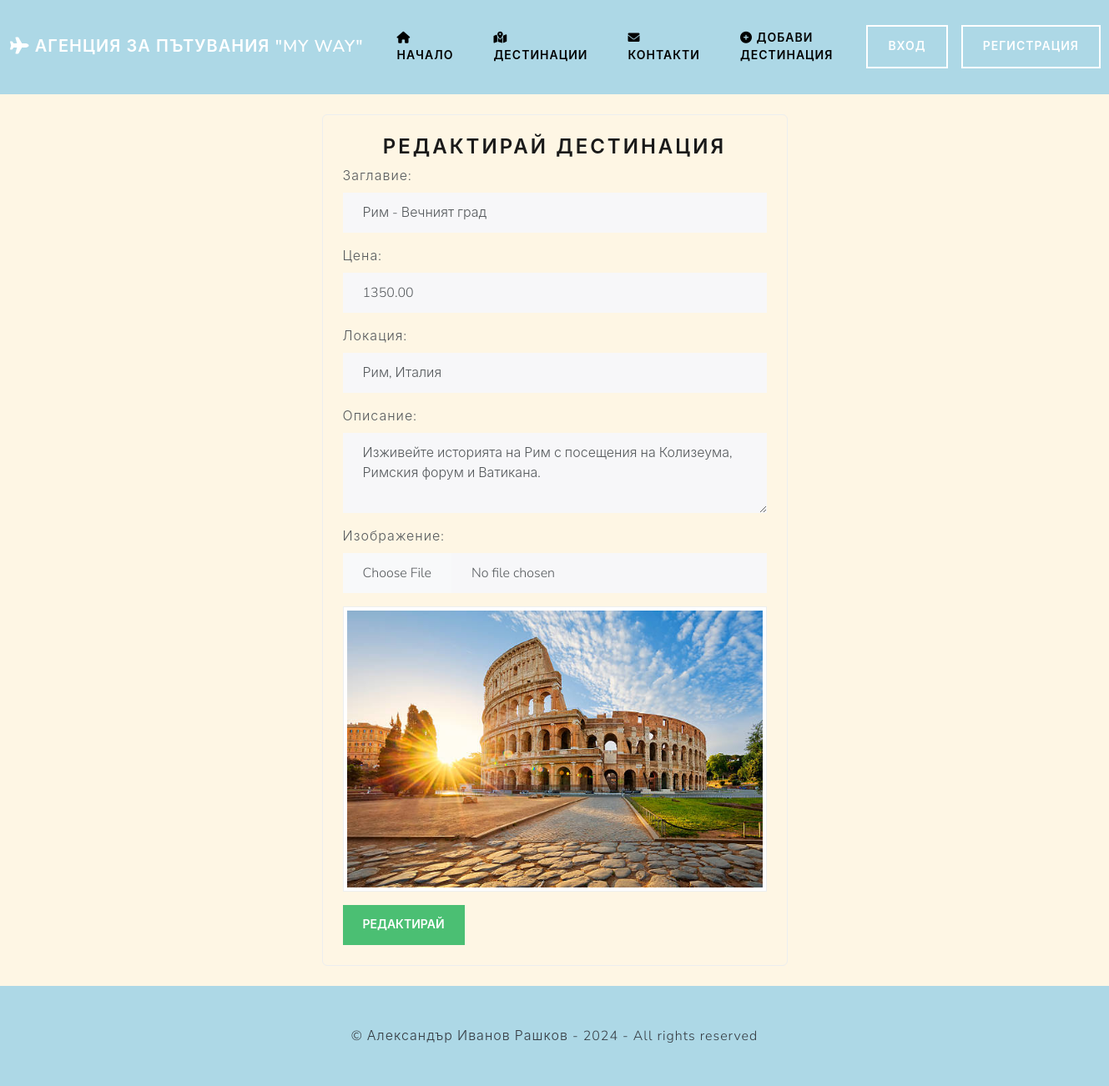
Page /?page=edit_destination&destination_id=6 on the earlier database version.
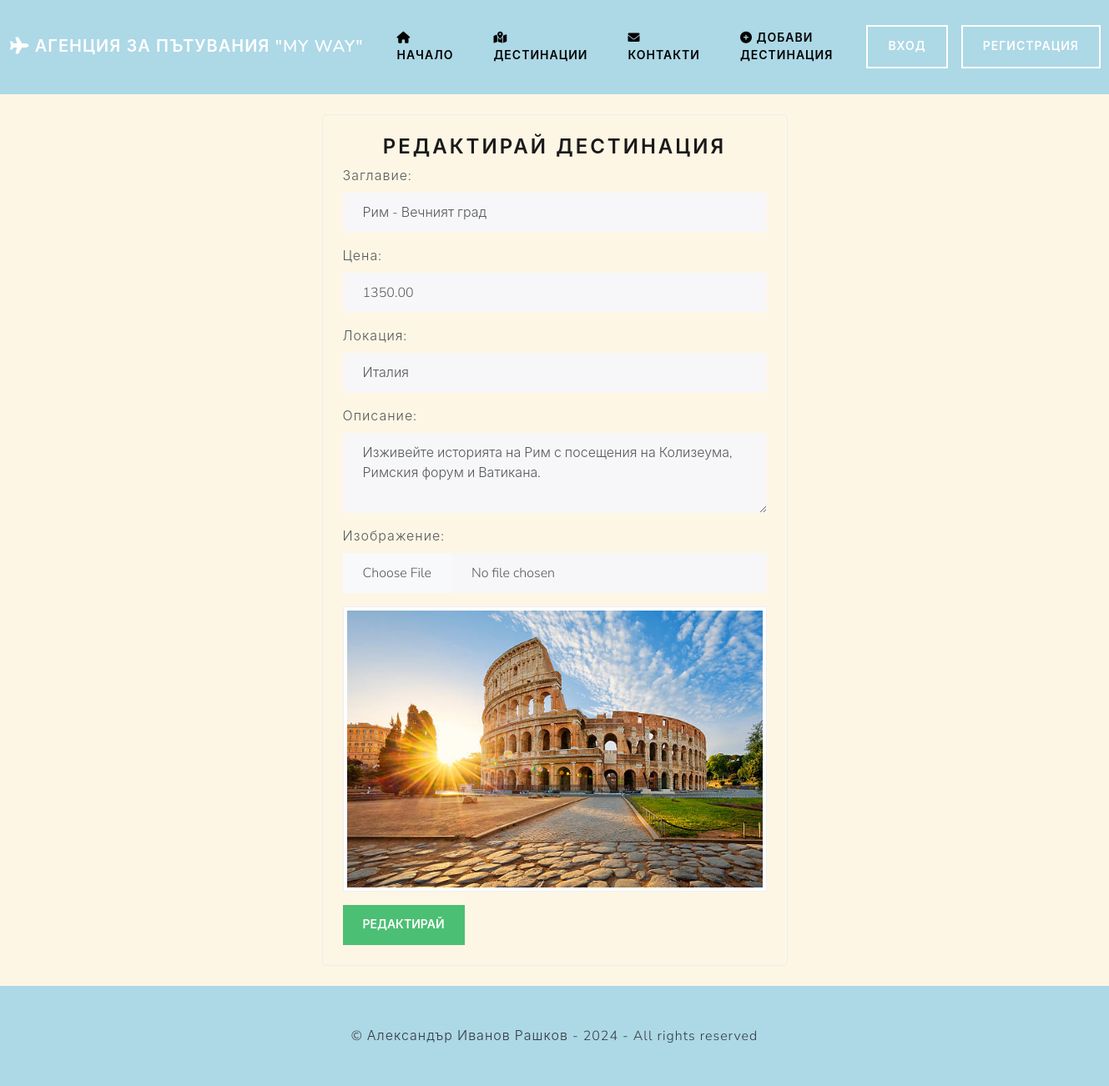
Same page on the later database version.
### tables this page shows
CREATE TABLE `destinations` (
  `id` INT(11) NOT NULL AUTO_INCREMENT COMMENT 'Първичен ключ',
  `title` VARCHAR(255) NOT NULL COMMENT 'Име на дестинацията',
  `description` TEXT NOT NULL COMMENT 'Подробно описание на дестинацията',
  `image` VARCHAR(255) NOT NULL COMMENT 'URL или път на изображението',
  `price` DECIMAL(10,2) NOT NULL COMMENT 'Цена на човек за посещение',
  `location` VARCHAR(255) NOT NULL COMMENT 'Географска локация (град, държава)',
  PRIMARY KEY (`id`)
);

### pages/edit_destination.php (the view, shortened to what this page needs)
<?php
    $destination_id = intval($_GET['destination_id'] ?? 0);
    $query = "SELECT * FROM destinations WHERE id = :id";
    $stmt = $pdo->prepare($query);
    $stmt->execute([':id' => $destination_id]);
    $destination = $stmt->fetch();
?>
<form class="border rounded p-4 w-50 mx-auto" method="POST" action="./handlers/handle_edit_destination.php" enctype="multipart/form-data">
    <h3 class="text-center">Редактирай дестинация</h3>
    <div class="mb-3">
        <label for="title" class="form-label">Заглавие:</label>
        <input type="text" class="form-control" id="title" name="title" value="<?php echo htmlspecialchars($destination['title'] ?? '') ?>">
    </div>
    <div class="mb-3">
        <label for="price" class="form-label">Цена:</label>
        <input type="number" step="0.01" class="form-control" id="price" name="price" value="<?php echo htmlspecialchars($destination['price'] ?? '') ?>">
    </div>
    <div class="mb-3">
        <label for="location" class="form-label">Локация:</label>
        <input type="text" class="form-control" id="location" name="location" value="<?php echo htmlspecialchars($destination['location'] ?? '') ?>">
    </div>
    <div class="mb-3">
        <label for="description" class="form-label">Описание:</label>
        <textarea class="form-control" id="description" name="description" rows="3"><?php echo htmlspecialchars($destination['description'] ?? '') ?></textarea>
    </div>
    <div class="mb-3">
        <label for="image" class="form-label">Изображение:</label>
        <input type="file" class="form-control" id="image" name="image" accept="image/*">
    </div>
    <div class="mb-3">
        <img src="./uploads/<?php echo htmlspecialchars($destination['image']) ?>" alt="<?php echo htmlspecialchars($destination['title']) ?>" class="img-thumbnail">
    </div>
    <button type="submit" class="btn btn-success mx-auto">Редактирай</button>
</form>

### index.php (shortened to what this page needs)
<?php
$page = $_GET['page'] ?? 'home';
?>
<!DOCTYPE html>
<html lang="en">
<head>
    <link rel="stylesheet" href="https://cdn.jsdelivr.net/npm/bootswatch@5.2.3/dist/lux/bootstrap.min.css">
    <link href="https://cdnjs.cloudflare.com/ajax/libs/font-awesome/6.0.0/css/all.min.css" rel="stylesheet">
</head>
<body>
    <header>
    <nav class="navbar navbar-expand-lg navbar-dark bg-dark">
    <div class="container-fluid">
        <a class="navbar-brand" href="#"><i class="fas fa-plane"></i> Агенция за пътувания "My Way"</a>
                <div class="collapse navbar-collapse justify-content-between" id="navbarNav">
                    <ul class="navbar-nav">
                        <li class="nav-item">
                            <a class="nav-link <?php echo($page == 'home' ? 'active' : '') ?>" href="?page=home"><i class="fas fa-home"></i> Начало</a>
                        </li>
                        <li class="nav-item">
                            <a class="nav-link <?php echo($page == 'destinations' ? 'active' : '') ?>" href="?page=destinations"><i class="fas fa-map-marked-alt"></i> Дестинации</a>
                        </li>
                        <li class="nav-item">
                            <a class="nav-link <?php echo($page == 'contacts' ? 'active' : '') ?>" href="?page=contacts"><i class="fas fa-envelope"></i> Контакти</a>
                        </li>
                        <li class="nav-item">
                            <a class="nav-link <?php echo($page == 'add_destination' ? 'active' : '') ?>" href="?page=add_destination"><i class="fas fa-plus-circle"></i> Добави Дестинация</a>
                        </li>
                    </ul>
                    <div class="d-flex flex-row align-items-center gap-3">
                        <?php
                            if (isset($_SESSION['username'])) {
                                echo '<span class="text-light me-3">Здравейте, ' . htmlspecialchars($_SESSION['username']) . '</span>';
                                echo '
                                    <form method="POST" action="./handlers/handle_logout.php" class="m-0">
                                        <button type="submit" class="btn btn-outline-light">Изход</button>
                                    </form>
                                ';
                            } else {
                                echo '<a href="?page=login" class="btn btn-outline-light">Вход</a>';
                                echo '<a href="?page=register" class="btn btn-outline-light">Регистрация</a>';
                            }
                        ?>
                    </div>
                </div>
            </div>
        </nav>
    </header>
    <main class="container py-4" style="min-height:80vh;">
        <?php
            if (file_exists("pages/$page.php")) {
                require_once("pages/$page.php");
            } else {
                require_once("pages/not_found.php");
            }
        ?>
    </main>
    <footer class="text-center py-5 mt-auto" style="background-color: #add8e6;">
        <div class="container">
            <span class="text-dark">© Александър Иванов Рашков - 2024 - All rights reserved</span>
        </div>
    </footer>
</body>
</html>

### index.php (style rules this page uses)
body { background-color: #fef6e4; }
.navbar { background-color: #add8e6 !important; }
.navbar .nav-link { color: #000 !important; }

Differences in the rows shown:
changed destinations "Рим - Вечният град": location "Рим, Италия" → "Италия"
